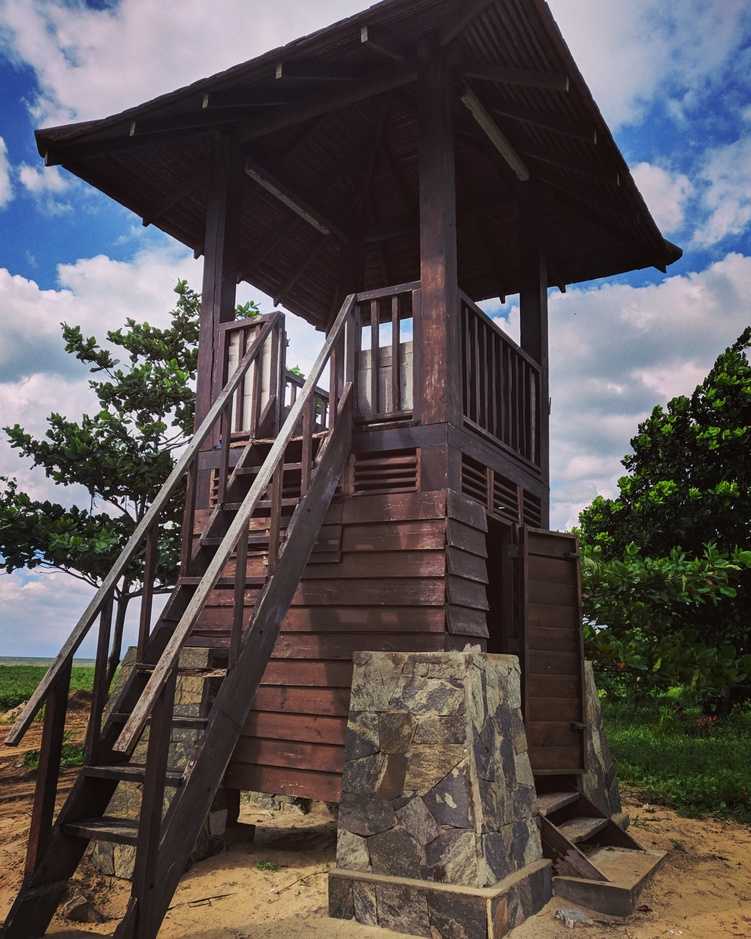
//> input picture sobelEdge Detection/tower.jpg, 751 x 939 px, shrunk from 3228 x 4035 before the run
$ ./sobelEdge   (built with g++ and OpenCV 4)
//> lines starting //> are read from the running program, lines starting //| are printed output that depends on the picture
#include <iostream>
#include <opencv2/opencv.hpp>
#include <math.h>
#include <thread>
#include <chrono>
#include <ctime>

using namespace std;
using namespace cv;

void sobelTransform_Gx(Mat image, Mat sobel_Gx){

	int intensity;

	for(int row = 1; row < image.rows - 1; row++){
		for(int col = 1; col < image.cols - 1; col++){
			intensity = 0;
			intensity += (int) image.at<uchar>(row - 1, col + 1) + (int) 2*image.at<uchar>(row, col + 1) + (int) image.at<uchar>(row + 1, col + 1);
			intensity -= (int) image.at<uchar>(row - 1, col - 1) + (int) 2*image.at<uchar>(row, col - 1) + (int) image.at<uchar>(row + 1, col - 1);
			sobel_Gx.at<int>(row, col) = intensity;
		}

	}

}

void sobelTransform_Gy(Mat image, Mat sobel_Gy){

	int intensity;

	for(int row = 1; row < image.rows - 1; row++){
		for(int col = 1; col < image.cols - 1; col++){
			intensity = 0;
			intensity = (int) image.at<uchar>(row - 1, col - 1) + (int) image.at<uchar>(row - 1, col)*2 + (int) image.at<uchar>(row - 1, col + 1);
			intensity -= (int) image.at<uchar>(row + 1, col - 1) + (int) image.at<uchar>(row + 1, col)*2 + (int) image.at<uchar>(row + 1, col + 1);
			sobel_Gy.at<int>(row, col) = intensity;
		}

	}

}

void sobel_Magnitude(Mat sobel_Mag, Mat sobel_Gx, Mat sobel_Gy){
	float intensity;
	float normalizer = 4*sqrt(2);
	for (int row = 0; row < sobel_Mag.rows; row++){
		for(int col = 0; col < sobel_Mag.cols; col++){
			intensity = sobel_Gx.at<int>(row, col)*sobel_Gx.at<int>(row, col) + sobel_Gy.at<int>(row, col)*sobel_Gy.at<int>(row, col);
			intensity /= normalizer;
			sobel_Mag.at<uchar>(row, col) = uchar(intensity);
		}

	}

}

void sobel_Angle(Mat sobel_Ang, Mat sobel_Gx, Mat sobel_Gy){
	float pi = 2*cos(0.0);
	float intensity;
	float normalizer = 255/pi;
	for (int row = 0; row < sobel_Ang.rows; row++){
		for(int col = 0; col < sobel_Ang.cols; col++){
			intensity = (float) sobel_Gy.at<int>(row, col) / (float) sobel_Gx.at<int>(row, col);
			intensity = atan(intensity);
			intensity += pi/2;
			/*
			intensity *= intensity;
			intensity = sqrt(intensity);
			intensity *= 2;*/
			intensity *= normalizer;
			sobel_Ang.at<uchar>(row, col) = uchar(intensity);
		}

	}

}


int main(){
	thread t1;
	thread t2;

	Mat image = imread("tower.jpg", IMREAD_GRAYSCALE);
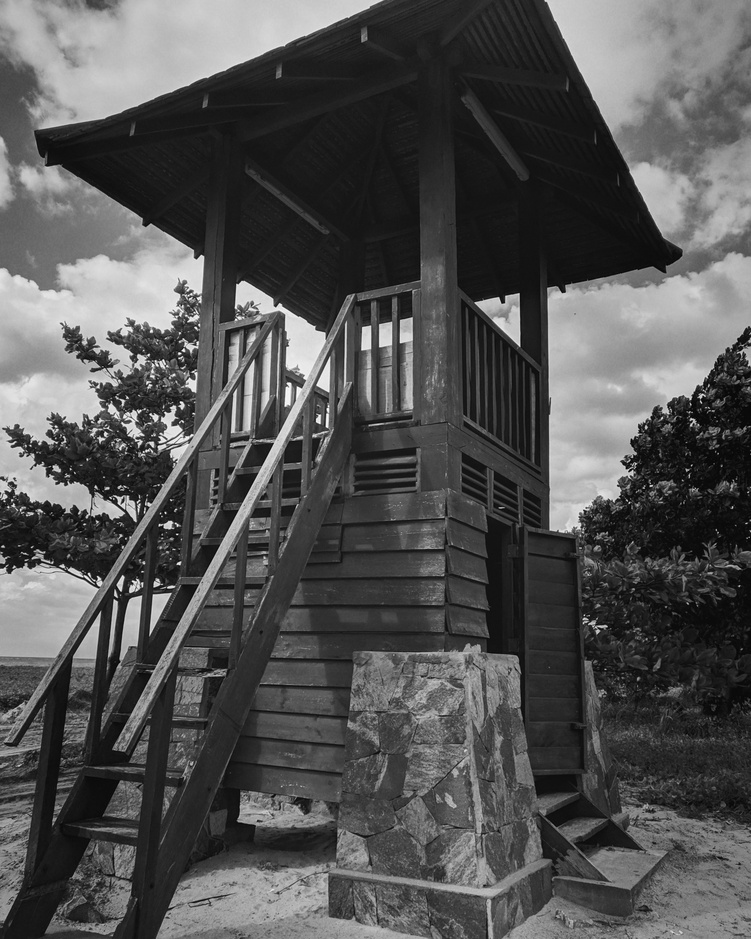
//> image: 939 rows x 751 cols, CV_8UC1; min 0, max 255, mean 83

	if (image.empty()){
		cout << "Could not load Image" << '\n';
		cin.get();
		return - 1;

	}

	Mat sobel_Gx(image.rows, image.cols, CV_32SC1, Scalar(0));
	Mat sobel_Gy(image.rows, image.cols, CV_32SC1, Scalar(0));
	Mat sobel_Mag(image.rows, image.cols, CV_8UC1, uchar(0));
	Mat sobel_Ang(image.rows, image.cols, CV_8UC1, uchar(0));

	if (image.empty()){
		cout << "Could not find image" << '\n';
		cin.get();
		return -1;
	}

	std::chrono::time_point<std::chrono::system_clock> start, end;
	start = std::chrono::system_clock::now();

	t1 = thread(sobelTransform_Gx, image, sobel_Gx);
	t2 = thread(sobelTransform_Gy, image, sobel_Gy);
	t1.join();
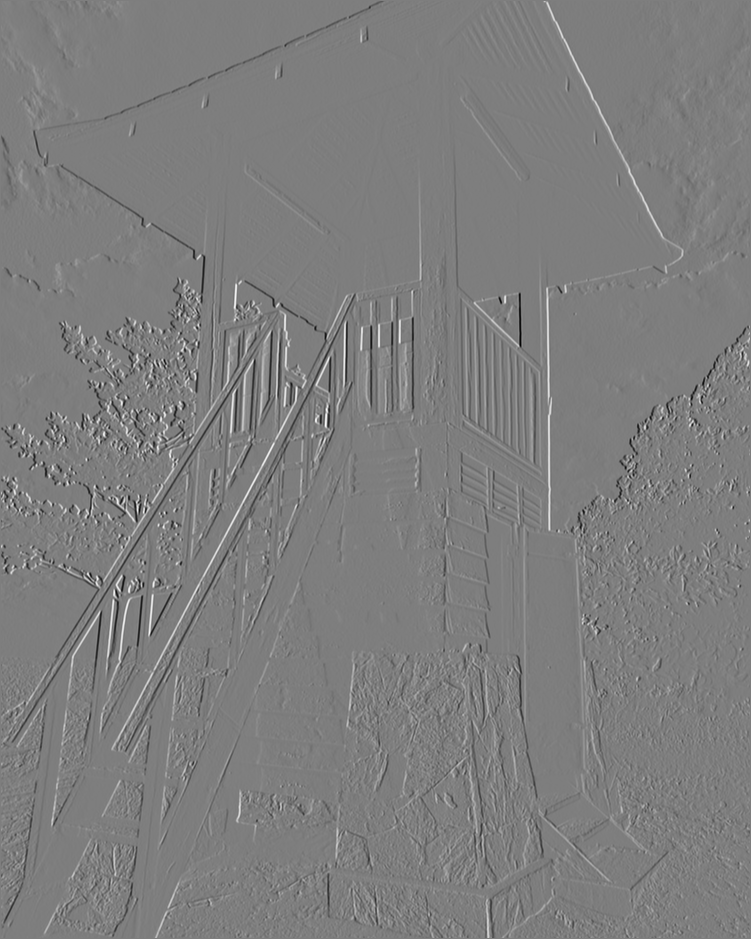
//> sobel_Gx: 939 rows x 751 cols, CV_32SC1; min -842, max 860, mean -0.5; drawn with min black and max white
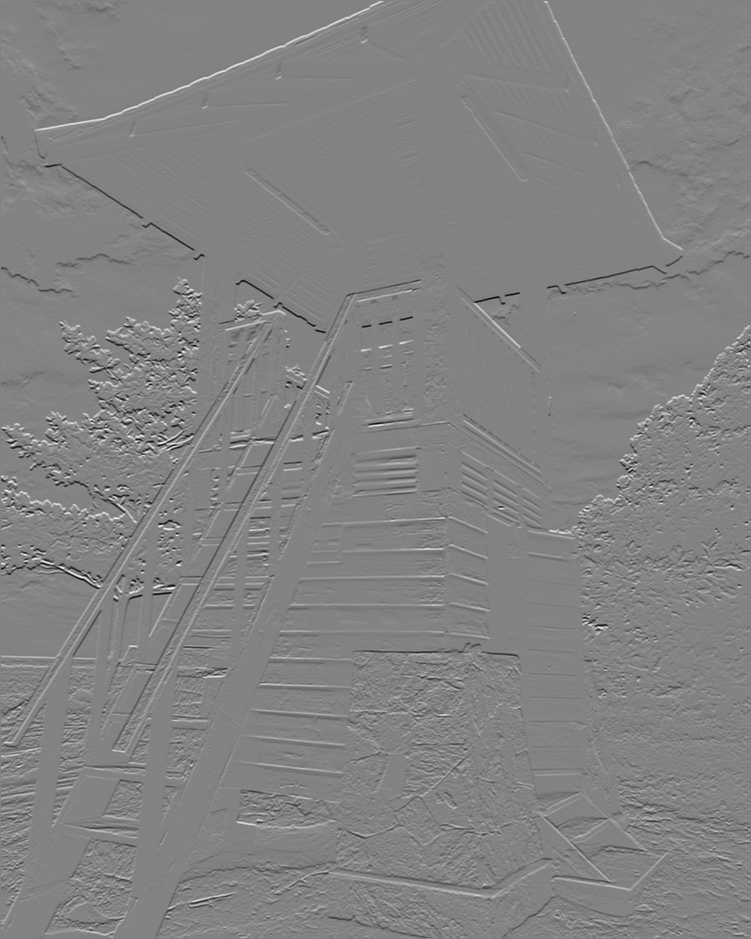
//> sobel_Gy: 939 rows x 751 cols, CV_32SC1; min -886, max 839, mean 0.3; drawn with min black and max white
	t2.join();

	t1 = thread(sobel_Magnitude, sobel_Mag, sobel_Gx, sobel_Gy);
	t2 = thread(sobel_Angle, sobel_Ang, sobel_Gx, sobel_Gy);
	t1.join();
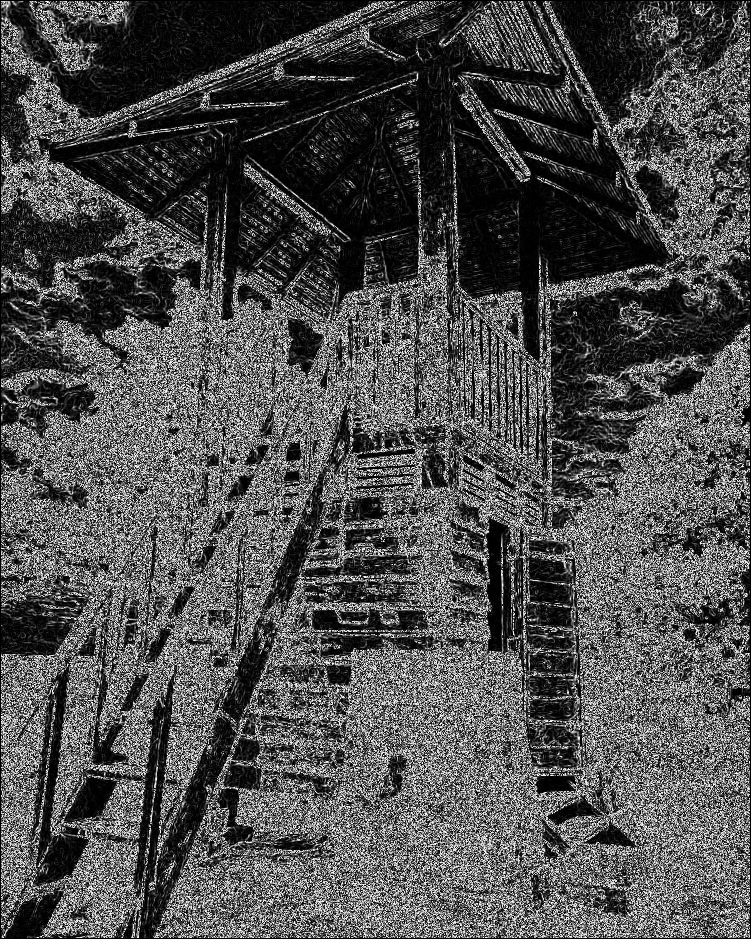
//> sobel_Mag: 939 rows x 751 cols, CV_8UC1; min 0, max 255, mean 79.1
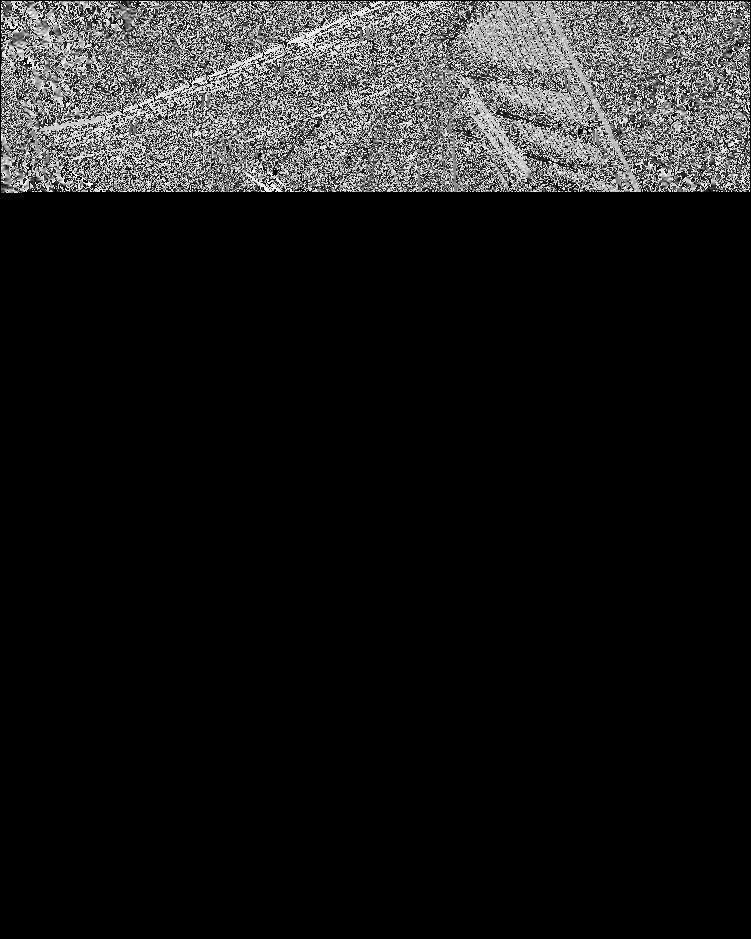
//> sobel_Ang: 939 rows x 751 cols, CV_8UC1; min 0, max 255, mean 26.7
	t2.join();
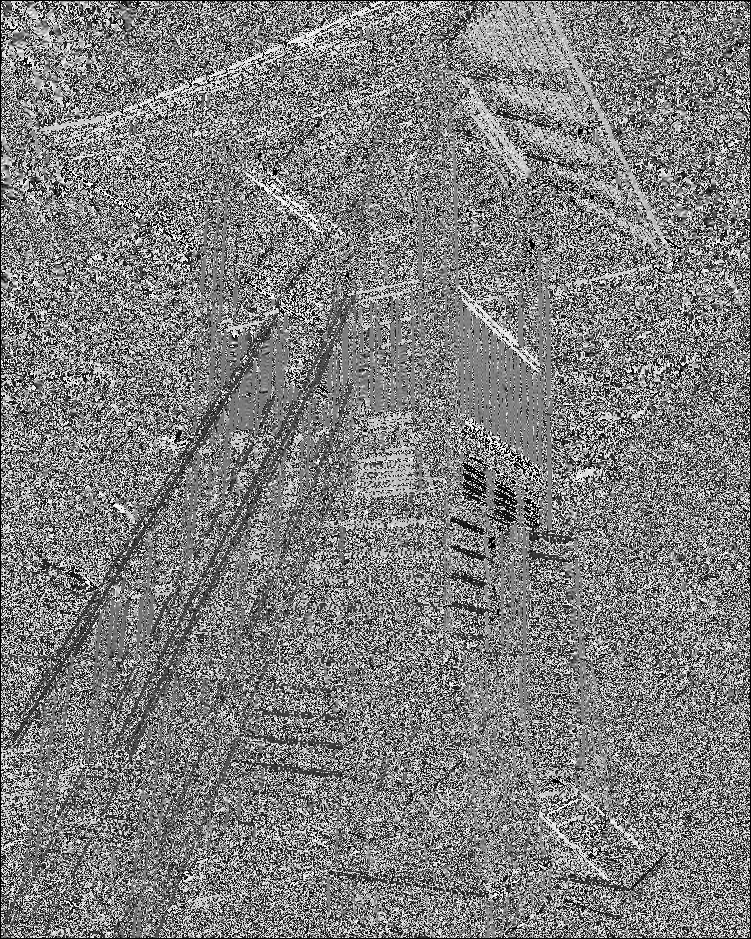
//> sobel_Ang: 939 rows x 751 cols, CV_8UC1; min 0, max 255, mean 125.7

	end = std::chrono::system_clock::now();
	std::chrono::duration<double> elapsed_seconds = end - start;

	cout << "Time taken for computations " << elapsed_seconds.count() << "s\n";

	imwrite("Sobel Absolute Values.jpg", sobel_Mag);
	imwrite("Sobel Angles not absoluted.jpg", sobel_Ang);

	String windowMagnitude = "Magnitude";
	String windowAngle = "Angle";
	namedWindow(windowMagnitude, WINDOW_NORMAL);
	namedWindow(windowAngle, WINDOW_NORMAL);
	imshow(windowMagnitude, sobel_Mag);
	imshow(windowAngle, sobel_Ang);
	waitKey(0);
	destroyWindow(windowMagnitude);
	destroyWindow(windowAngle);

}
